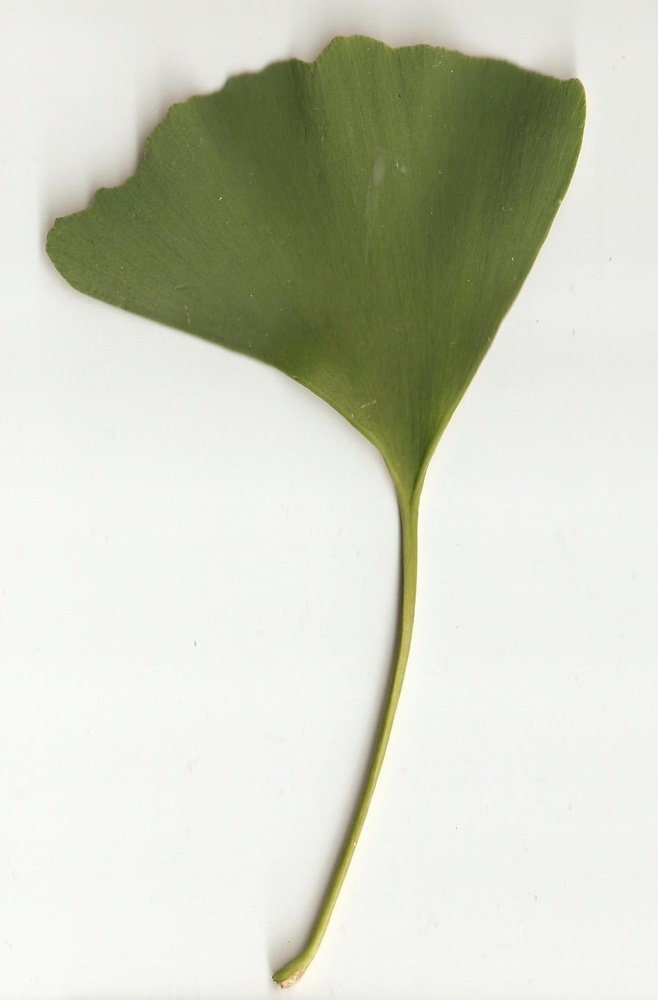
#> input picture img/2.jpg, 658 x 1000 px, shrunk from 1076 x 1636 before the run
$ python aod.py   (Python 2 division)   (older library calls are emulated)
#> lines starting #> are read from the running program, lines starting #| are printed output that depends on the picture; after the words box and inside, x2 and y2 are one past the last pixel; in counts of white or black regions, pixels touching at a corner belong together; long printed decimals are rounded
import cv2
#import numpy as np
from skimage.measure import regionprops

img = cv2.imread("img/2.jpg", 0)
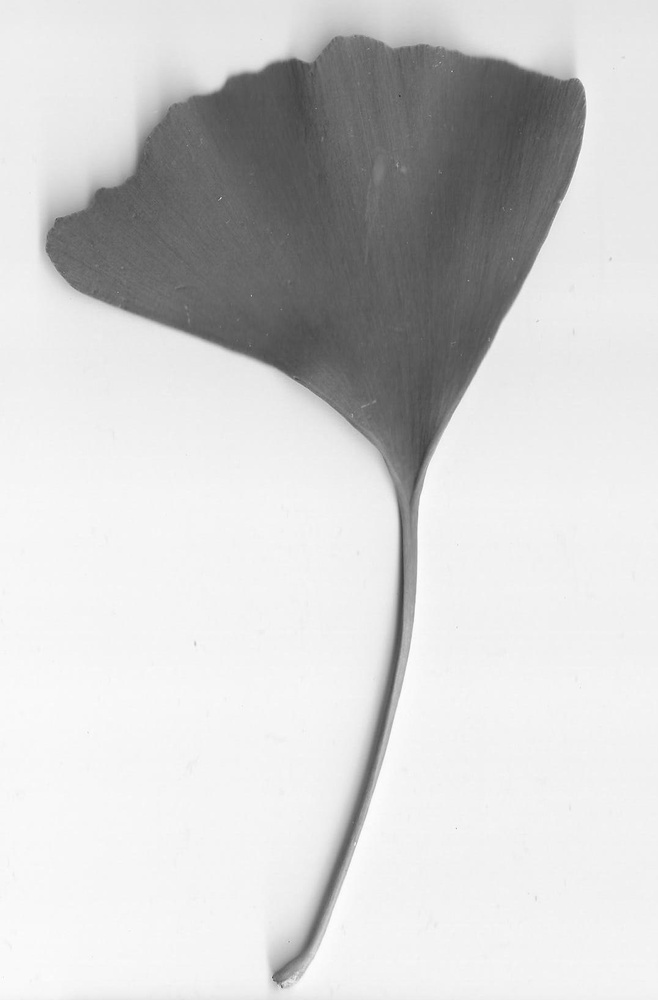
#> img: shape (1000, 658); min 57, max 255, mean 207.5
ret,thresh = cv2.threshold(img,127,255,0)
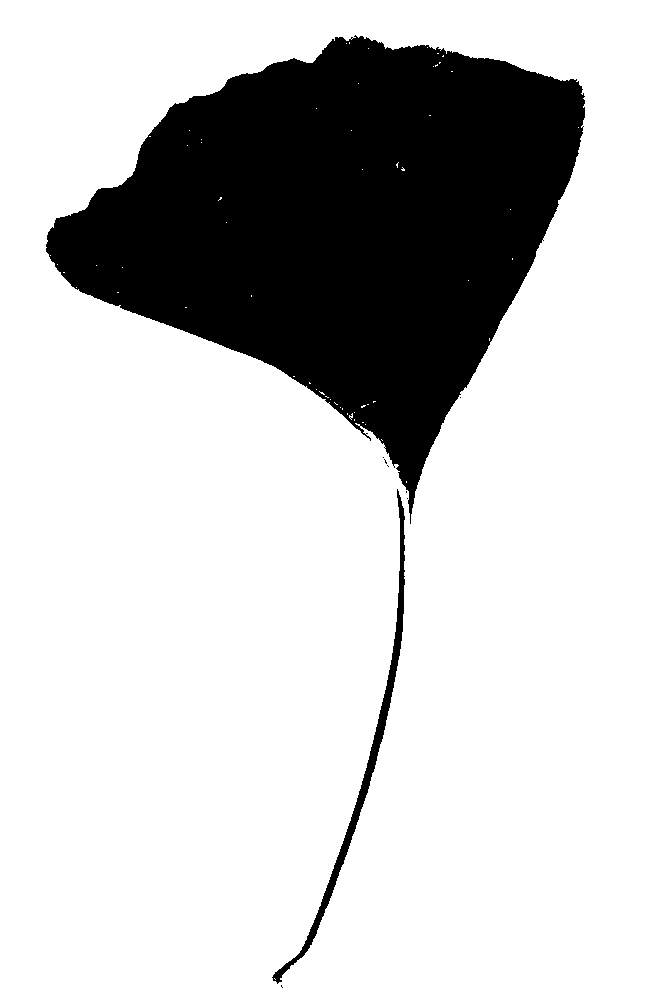
#> thresh: shape (1000, 658); 78.6% white; 9 black regions (7 under 20 px)

#centroid
props = regionprops(thresh)
#> props = 1 regions; box (x1, y1, x2, y2) and area: (0, 0, 658, 1000) 517201
x1 = props[0].centroid[1]
#> x1 = 324.9
y1 = props[0].centroid[0]
#> y1 = 571.1
print(x1,y1)
#| 324.864 571.136

# координаты точек контура
_, contours, _ = cv2.findContours(thresh, cv2.RETR_LIST, cv2.CHAIN_APPROX_NONE)
#> contours = 79 contours, 76 with area under 20; largest, box (x1, y1, x2, y2) and area: (0, 0, 658, 1000) 656343, (45, 34, 586, 525) 138298, (271, 488, 406, 985) 3925
cnt = contours[0]
#> cnt = [[281, 987], [282, 986], [283, 987], [282, 988]]
print(len(cnt))
#| 4

# вектор расстояний dist от центра масс до границ
dist = []
for i in range(len(cnt)):
	p = cnt[i]
	x2 = p.item(0)
	y2 = p.item(1)
	distance = ((x2 - x1)**2 + (y2 - y1)**2)**(.5)
	dist.append(distance)
#> this loop made 4 passes
#> (x2, y2, distance) on passes 1 to 4: (281, 987, 418.2), (282, 986, 417.1), (283, 987, 418), (282, 988, 419.1)
#> after the loop, dist = [418.2, 417.1, 418, 419.1]

print type(dist)
#| <class 'list'>
